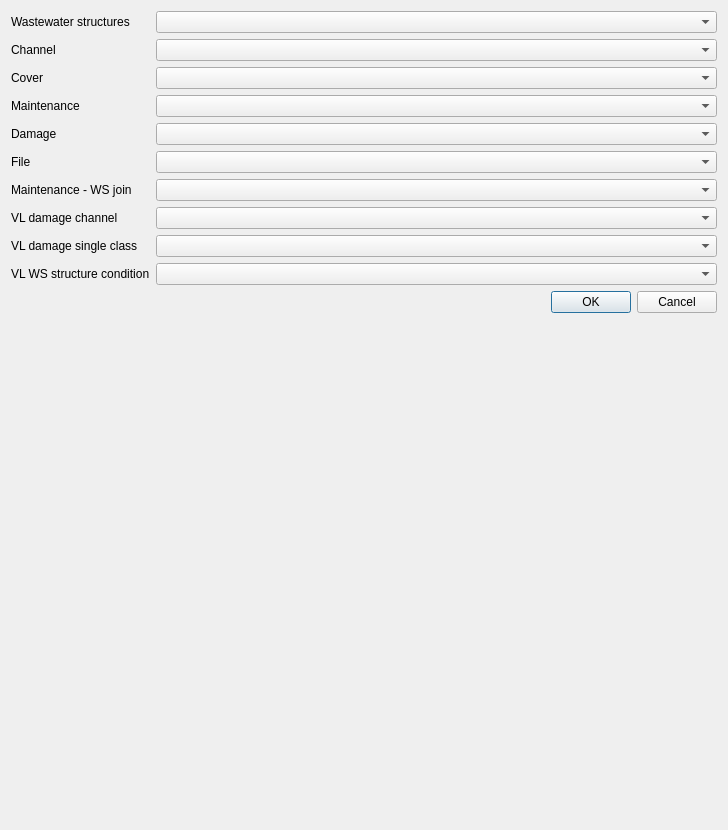
<?xml version="1.0" encoding="UTF-8"?>
<ui version="4.0">
 <class>WincanSettings</class>
 <widget class="QDialog" name="WincanSettings">
  <property name="geometry">
   <rect>
    <x>0</x>
    <y>0</y>
    <width>728</width>
    <height>830</height>
   </rect>
  </property>
  <property name="windowTitle">
   <string>Dialog</string>
  </property>
  <layout class="QGridLayout" name="gridLayout">
   <item row="8" column="0">
    <widget class="QLabel" name="label_8">
     <property name="text">
      <string>VL damage single class</string>
     </property>
    </widget>
   </item>
   <item row="4" column="0">
    <widget class="QLabel" name="label_4">
     <property name="text">
      <string>Damage</string>
     </property>
    </widget>
   </item>
   <item row="10" column="0" colspan="2">
    <widget class="QDialogButtonBox" name="buttonBox">
     <property name="orientation">
      <enum>Qt::Horizontal</enum>
     </property>
     <property name="standardButtons">
      <set>QDialogButtonBox::Cancel|QDialogButtonBox::Ok</set>
     </property>
    </widget>
   </item>
   <item row="6" column="0">
    <widget class="QLabel" name="label_6">
     <property name="text">
      <string>Maintenance - WS join</string>
     </property>
    </widget>
   </item>
   <item row="11" column="0">
    <spacer name="verticalSpacer">
     <property name="orientation">
      <enum>Qt::Vertical</enum>
     </property>
     <property name="sizeHint" stdset="0">
      <size>
       <width>20</width>
       <height>40</height>
      </size>
     </property>
    </spacer>
   </item>
   <item row="7" column="0">
    <widget class="QLabel" name="label_7">
     <property name="text">
      <string>VL damage channel</string>
     </property>
    </widget>
   </item>
   <item row="1" column="1">
    <widget class="QgsMapLayerComboBox" name="channel_layer"/>
   </item>
   <item row="3" column="1">
    <widget class="QgsMapLayerComboBox" name="maintenance_layer"/>
   </item>
   <item row="6" column="1">
    <widget class="QgsMapLayerComboBox" name="join_maintence_wastewaterstructure_layer"/>
   </item>
   <item row="3" column="0">
    <widget class="QLabel" name="label_3">
     <property name="text">
      <string>Maintenance</string>
     </property>
    </widget>
   </item>
   <item row="1" column="0">
    <widget class="QLabel" name="label">
     <property name="sizePolicy">
      <sizepolicy hsizetype="Maximum" vsizetype="Preferred">
       <horstretch>0</horstretch>
       <verstretch>0</verstretch>
      </sizepolicy>
     </property>
     <property name="text">
      <string>Channel</string>
     </property>
    </widget>
   </item>
   <item row="5" column="0">
    <widget class="QLabel" name="label_5">
     <property name="text">
      <string>File</string>
     </property>
    </widget>
   </item>
   <item row="5" column="1">
    <widget class="QgsMapLayerComboBox" name="file_layer"/>
   </item>
   <item row="2" column="0">
    <widget class="QLabel" name="label_2">
     <property name="text">
      <string>Cover</string>
     </property>
    </widget>
   </item>
   <item row="4" column="1">
    <widget class="QgsMapLayerComboBox" name="damage_layer"/>
   </item>
   <item row="9" column="0">
    <widget class="QLabel" name="label_9">
     <property name="text">
      <string>VL WS structure condition</string>
     </property>
    </widget>
   </item>
   <item row="2" column="1">
    <widget class="QgsMapLayerComboBox" name="cover_layer"/>
   </item>
   <item row="0" column="0">
    <widget class="QLabel" name="label_10">
     <property name="text">
      <string>Wastewater structures</string>
     </property>
    </widget>
   </item>
   <item row="0" column="1">
    <widget class="QgsMapLayerComboBox" name="wastewater_structure_layer"/>
   </item>
   <item row="7" column="1">
    <widget class="QgsMapLayerComboBox" name="vl_damage_channel_layer"/>
   </item>
   <item row="8" column="1">
    <widget class="QgsMapLayerComboBox" name="vl_damage_single_class"/>
   </item>
   <item row="9" column="1">
    <widget class="QgsMapLayerComboBox" name="vl_wastewater_structure_structure_condition"/>
   </item>
  </layout>
 </widget>
 <customwidgets>
  <customwidget>
   <class>QgsMapLayerComboBox</class>
   <extends>QComboBox</extends>
   <header>qgsmaplayercombobox.h</header>
  </customwidget>
 </customwidgets>
 <resources/>
 <connections>
  <connection>
   <sender>buttonBox</sender>
   <signal>accepted()</signal>
   <receiver>WincanSettings</receiver>
   <slot>accept()</slot>
   <hints>
    <hint type="sourcelabel">
     <x>248</x>
     <y>254</y>
    </hint>
    <hint type="destinationlabel">
     <x>157</x>
     <y>274</y>
    </hint>
   </hints>
  </connection>
  <connection>
   <sender>buttonBox</sender>
   <signal>rejected()</signal>
   <receiver>WincanSettings</receiver>
   <slot>reject()</slot>
   <hints>
    <hint type="sourcelabel">
     <x>316</x>
     <y>260</y>
    </hint>
    <hint type="destinationlabel">
     <x>286</x>
     <y>274</y>
    </hint>
   </hints>
  </connection>
 </connections>
</ui>
